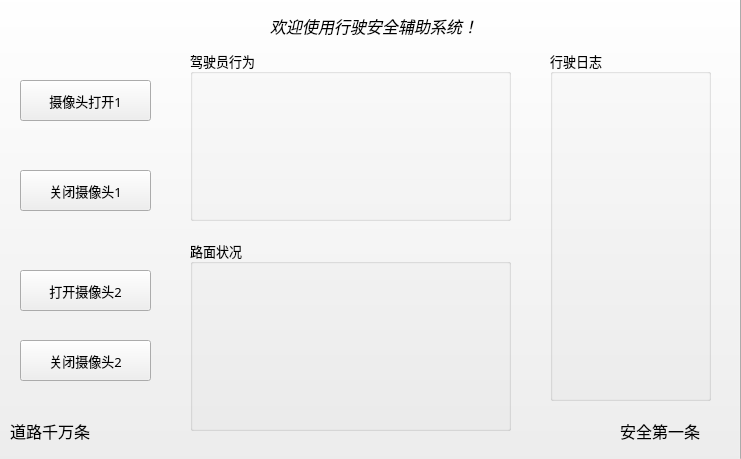
<?xml version="1.0" encoding="UTF-8"?>
<ui version="4.0">
 <class>MainWindow</class>
 <widget class="QMainWindow" name="MainWindow">
  <property name="geometry">
   <rect>
    <x>0</x>
    <y>0</y>
    <width>741</width>
    <height>459</height>
   </rect>
  </property>
  <property name="windowTitle">
   <string>MainWindow</string>
  </property>
  <property name="styleSheet">
   <string notr="true"/>
  </property>
  <widget class="QWidget" name="centralwidget">
   <widget class="QGroupBox" name="groupBox_1">
    <property name="geometry">
     <rect>
      <x>190</x>
      <y>50</y>
      <width>321</width>
      <height>171</height>
     </rect>
    </property>
    <property name="font">
     <font>
      <family>黑体</family>
      <pointsize>10</pointsize>
     </font>
    </property>
    <property name="styleSheet">
     <string notr="true"/>
    </property>
    <property name="title">
     <string>驾驶员行为</string>
    </property>
   </widget>
   <widget class="QGroupBox" name="groupBox_2">
    <property name="geometry">
     <rect>
      <x>190</x>
      <y>240</y>
      <width>321</width>
      <height>191</height>
     </rect>
    </property>
    <property name="font">
     <font>
      <family>黑体</family>
      <pointsize>10</pointsize>
     </font>
    </property>
    <property name="styleSheet">
     <string notr="true"/>
    </property>
    <property name="title">
     <string>路面状况</string>
    </property>
   </widget>
   <widget class="QPushButton" name="pushButton_1">
    <property name="geometry">
     <rect>
      <x>20</x>
      <y>80</y>
      <width>131</width>
      <height>41</height>
     </rect>
    </property>
    <property name="font">
     <font>
      <family>黑体</family>
      <pointsize>10</pointsize>
     </font>
    </property>
    <property name="styleSheet">
     <string notr="true"/>
    </property>
    <property name="text">
     <string>摄像头打开1</string>
    </property>
   </widget>
   <widget class="QPushButton" name="pushButton_3">
    <property name="geometry">
     <rect>
      <x>20</x>
      <y>270</y>
      <width>131</width>
      <height>41</height>
     </rect>
    </property>
    <property name="font">
     <font>
      <family>黑体</family>
      <pointsize>10</pointsize>
     </font>
    </property>
    <property name="styleSheet">
     <string notr="true"/>
    </property>
    <property name="text">
     <string>打开摄像头2</string>
    </property>
   </widget>
   <widget class="QPushButton" name="pushButton_2">
    <property name="geometry">
     <rect>
      <x>20</x>
      <y>170</y>
      <width>131</width>
      <height>41</height>
     </rect>
    </property>
    <property name="font">
     <font>
      <family>黑体</family>
      <pointsize>10</pointsize>
     </font>
    </property>
    <property name="styleSheet">
     <string notr="true"/>
    </property>
    <property name="text">
     <string>关闭摄像头1</string>
    </property>
   </widget>
   <widget class="QPushButton" name="pushButton_4">
    <property name="geometry">
     <rect>
      <x>20</x>
      <y>340</y>
      <width>131</width>
      <height>41</height>
     </rect>
    </property>
    <property name="font">
     <font>
      <family>黑体</family>
      <pointsize>10</pointsize>
     </font>
    </property>
    <property name="styleSheet">
     <string notr="true"/>
    </property>
    <property name="text">
     <string>关闭摄像头2</string>
    </property>
   </widget>
   <widget class="QLabel" name="label_1">
    <property name="geometry">
     <rect>
      <x>270</x>
      <y>0</y>
      <width>301</width>
      <height>51</height>
     </rect>
    </property>
    <property name="font">
     <font>
      <family>楷体</family>
      <pointsize>12</pointsize>
      <italic>true</italic>
     </font>
    </property>
    <property name="styleSheet">
     <string notr="true"/>
    </property>
    <property name="text">
     <string>欢迎使用行驶安全辅助系统！</string>
    </property>
    <property name="textFormat">
     <enum>Qt::AutoText</enum>
    </property>
   </widget>
   <widget class="QGroupBox" name="groupBox_3">
    <property name="geometry">
     <rect>
      <x>550</x>
      <y>50</y>
      <width>161</width>
      <height>351</height>
     </rect>
    </property>
    <property name="font">
     <font>
      <family>黑体</family>
      <pointsize>10</pointsize>
     </font>
    </property>
    <property name="styleSheet">
     <string notr="true"/>
    </property>
    <property name="title">
     <string>行驶日志</string>
    </property>
   </widget>
   <widget class="QPushButton" name="pushButton">
    <property name="geometry">
     <rect>
      <x>-10</x>
      <y>-10</y>
      <width>751</width>
      <height>471</height>
     </rect>
    </property>
    <property name="styleSheet">
     <string notr="true">background-image: url(:/images/background1.jpg);</string>
    </property>
    <property name="text">
     <string/>
    </property>
   </widget>
   <widget class="QLabel" name="label_2">
    <property name="geometry">
     <rect>
      <x>10</x>
      <y>410</y>
      <width>101</width>
      <height>41</height>
     </rect>
    </property>
    <property name="font">
     <font>
      <family>楷体</family>
      <pointsize>12</pointsize>
      <italic>false</italic>
     </font>
    </property>
    <property name="styleSheet">
     <string notr="true"/>
    </property>
    <property name="text">
     <string>道路千万条</string>
    </property>
    <property name="textFormat">
     <enum>Qt::AutoText</enum>
    </property>
   </widget>
   <widget class="QLabel" name="label_3">
    <property name="geometry">
     <rect>
      <x>620</x>
      <y>410</y>
      <width>101</width>
      <height>41</height>
     </rect>
    </property>
    <property name="font">
     <font>
      <family>楷体</family>
      <pointsize>12</pointsize>
      <italic>false</italic>
     </font>
    </property>
    <property name="styleSheet">
     <string notr="true"/>
    </property>
    <property name="text">
     <string>安全第一条</string>
    </property>
    <property name="textFormat">
     <enum>Qt::AutoText</enum>
    </property>
   </widget>
   <zorder>pushButton</zorder>
   <zorder>groupBox_1</zorder>
   <zorder>groupBox_2</zorder>
   <zorder>pushButton_1</zorder>
   <zorder>pushButton_3</zorder>
   <zorder>pushButton_2</zorder>
   <zorder>pushButton_4</zorder>
   <zorder>label_1</zorder>
   <zorder>groupBox_3</zorder>
   <zorder>label_2</zorder>
   <zorder>label_3</zorder>
  </widget>
 </widget>
 <resources>
  <include location="resource.qrc"/>
 </resources>
 <connections/>
</ui>
